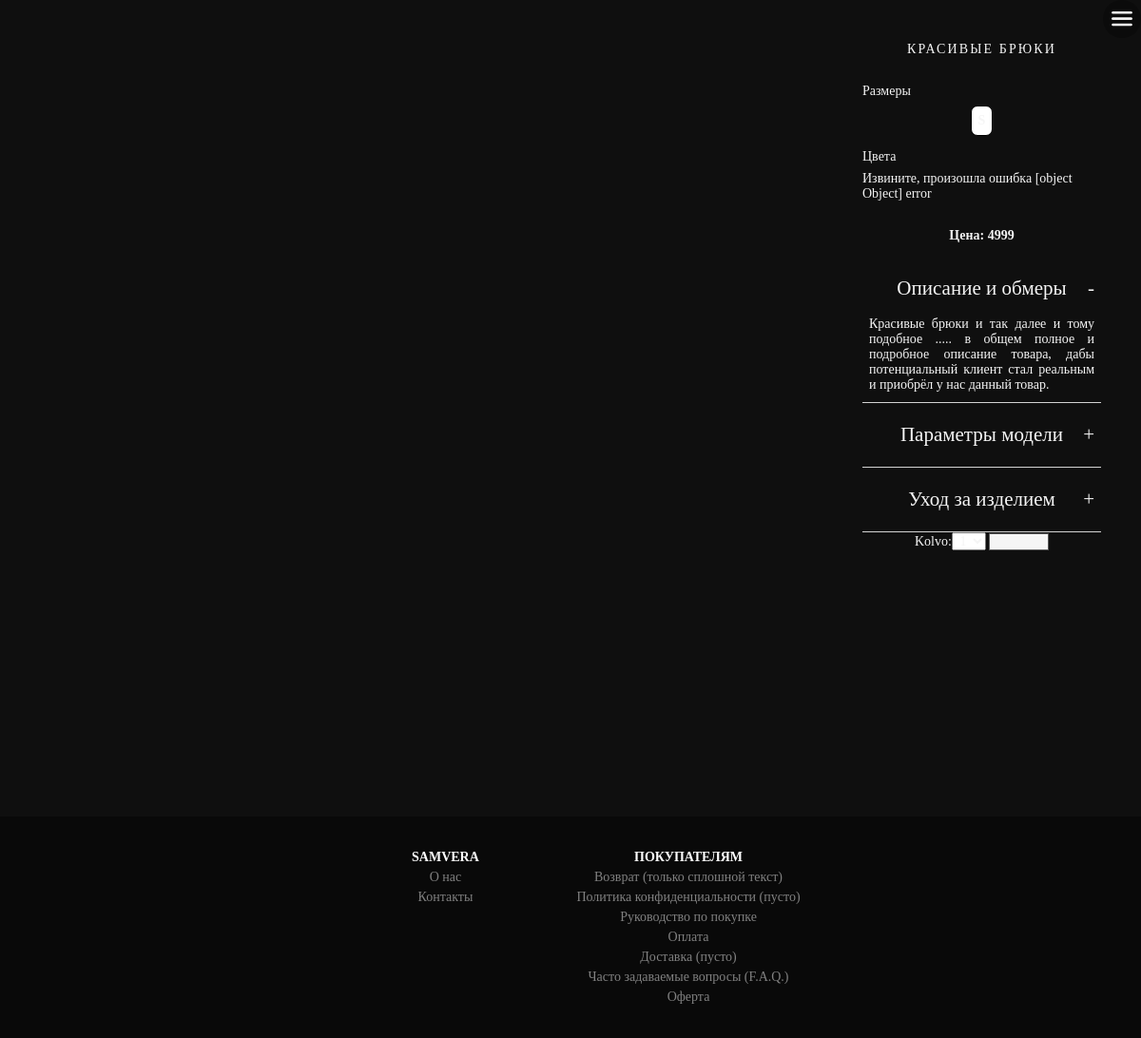
Page /thing/1/krasivye-bryuki/ on the committed database.
### app/models.py (models this page shows, shortened)
class Tovar(models.Model):
    kod = models.UUIDField(default=uuid.uuid1)
    title = models.CharField("Название изделия", db_index=True, max_length=50)
    slug = models.SlugField("url адресс товара", db_index=True, max_length=50, unique=True, blank=True)
    descr = models.TextField("Описание товара")
    uhod = models.TextField("Уход за изделием")
    sebestoimost = models.PositiveIntegerField("Себестоимость товара")
    cost = models.PositiveIntegerField("Цена для клиента", default=5000)
    data_create = models.DateField("Дата добавления товара", auto_now_add=True)
    hidden = models.BooleanField("Видимость для покупателя", help_text="Признак видимости товара на сайте", default=True)
    category = models.ForeignKey(Category, on_delete=models.CASCADE, default=1, related_name='tovaritems', verbose_name='Категория товара')
    collection = models.ForeignKey(Collection, on_delete=models.CASCADE, null=True, blank=True, default=1, related_name='collectionparts', verbose_name='В составе коллекции')
    @property
    def random_image(self):
        v = Variaciya.objects.filter(tovar=self.id).order_by('?')[:1]
        g = Gallery.objects.filter(product=v[0].id).order_by('?')[:1]
        if g.count() == 0:
            return "gallery/no_image.png"
        else:
            return g[0].image
    def count_var(self):
        vars = Variaciya.objects.filter(tovar=self)
        return vars.count()
    count_var.short_description = 'Кол-во вариаций'
    def sizes(self):
        s = ""
        vs = self.variacii.values('size').annotate(Count('id')).order_by()
        print("vs = ", vs)
        for i in vs:
            print("I = ", i)
            sz = i['size']
            s=s+f'<div id="size-{sz}" data-tovar="{self.id}" data-size="{sz}" style="padding: .5rem; background: 1px solid gray; border-radius: .5rem;">{sz}</div>'
        return s
    class Meta:
        ordering = ['title']
        index_together = [
            ['id', 'slug']
        ]
        verbose_name = "Изделие"
        verbose_name_plural = "Изделия"

### app/views/views.py (the view)
# urls.py: path('thing/<int:id>/<str:slug>/', views.thing, name='thing'),
def thing(request, id, slug):
    t = get_object_or_404(models.Tovar, pk=id, slug=slug, hidden=True, variacii__in_variacii__consignments__closed = True)
    assert isinstance(request, HttpRequest)
    cart_product_form = CartAddProductForm()
    return render(
        request,
        'app/catalog/thing.html',
        {
            'message':t.title,
            'thing': t,
            'title':'Карточка товара',
            'year':year(),
            'cart_product_form': cart_product_form
        }
    )

### cart/forms.py
class CartAddProductForm(forms.Form):
    kolvo = forms.TypedChoiceField(choices=PRODUCT_QUANTITY_CHOICES, coerce=int)
    update = forms.BooleanField(required=False, initial=False, widget=forms.HiddenInput)

### app/context_processors.py (called while the page is built)
def categories(request):
    return {'categories': Category.objects.all()}

def collections(request):
    return {'collections': Collection.objects.all()}

### app/models.py (called while the page is built)
    def __str__(self):
        return self.title

    def get_absolute_url(self):
        return reverse('tovarbycollection', args=[self.slug])

    def __str__(self):
        return self.title

    def get_absolute_url(self):
        return reverse('tovarbycategory', args=[self.slug])

### app/views/views.py (called while the page is built)
def year():
    return "2019 - " + str(datetime.now().year)

### cart/cart.py (called while the page is built)
    def __len__(self):
        return sum(item['kolvo'] for item in self.cart.values())

### cart/context_processors.py (called while the page is built)
def cart(request):
    return {'cart': Cart(request)}

### app/templates/app/catalog/thing.html (shortened to what this page needs)
{% extends "app/layout.html" %}
{% load staticfiles %}
{% block css %}
<link rel="stylesheet" type="text/css" href="{% static 'app/content/css/flickity-docs.css' %}" />
<link rel="stylesheet" type="text/css" href="{% static 'app/content/css/account/account.css' %}" />
<link rel="stylesheet" type="text/css" href="{% static 'app/content/css/catalog/catalog.css' %}" />
{% endblock %}
{% block content %}
<div class="main_content">
    <div class="thing-content">
        <div class="info-thing">
            <div class="title">{{thing.title}}</div>
            <div class="variacii">
                <p>Размеры</p>
                <div class="sizes">{{thing.sizes|safe}}</div>
                <p>Цвета</p>
                <div class="colors">{{thing.colortile_korz|safe}}</div>
                <div class="cost">
                    <p>Цена: {{thing.cost}}</p>
                </div>
            </div>
            <div class="desc">
                <section class="ac-container">
                    <div class="">
                        <label for="ac-1">Описание и обмеры</label>
                        <article class="ac-small">
                            <p>{{thing.descr}}</p>
                        </article>
                    </div>
                    <div>
                        <label for="ac-2">Параметры модели</label>
                    </div>
                    <div>
                        <label for="ac-3">Уход за изделием</label>
                    </div>
                </section>
            </div>
            <form id="cart_product_form" action="{% url "cart:cart_add" thing.id %}" method="post">
                {{ cart_product_form }}
                <input id="btn-id" class="btn-base btn-light" type="submit" value="В корзину">
            </form>
        </div>
    </div>
</div>
{% endblock %}

### app/static/app/content/css/main.css (style rules this page uses)
.dark * { color: whitesmoke; -moz-transition: color cubic-bezier(0.22, 0.61, 0.36, 1) 0.35s; -o-transition: color cubic-bezier(0.22, 0.61, 0.36, 1) 0.35s; -webkit-transition: color cubic-bezier(0.22, 0.61, 0.36, 1) 0.35s; transition: color cubic-bezier(0.22, 0.61, 0.36, 1) 0.35s; }
.dark body { background-color: #0f0f0f; }
.dark .btn-base { border-color: #595959; background-color: whitesmoke; }
* { font-family: 'Times New Roman', Times, serif; padding: 0; margin: 0; -moz-box-sizing: border-box; -webkit-box-sizing: border-box; box-sizing: border-box; text-align: center; color: whitesmoke; font-size: 14px; text-decoration: none; }
html { scroll-behavior: smooth; }
.btn-base { border: 1px solid transparent; background-color: transparent; cursor: pointer; display: inline-block; margin: auto; }
form { min-width: 300px; }
.main_content { margin: auto; padding: 2rem; }

### app/static/app/content/css/account/account.css (style rules this page uses)
.dark * { color: whitesmoke; -moz-transition: color cubic-bezier(0.22, 0.61, 0.36, 1) 0.35s; -o-transition: color cubic-bezier(0.22, 0.61, 0.36, 1) 0.35s; -webkit-transition: color cubic-bezier(0.22, 0.61, 0.36, 1) 0.35s; transition: color cubic-bezier(0.22, 0.61, 0.36, 1) 0.35s; }
.dark body { background-color: #0f0f0f; }
.dark .btn-base { border-color: #595959; background-color: whitesmoke; }
.main_content { max-width: 1200px !important; }
.ac-container > div { padding: .5rem; border-bottom: 1px solid lightgray; text-align: left; }
.ac-container label { cursor: pointer; font-weight: 300; font-size: 1.5rem; display: block; width: 100%; position: relative; margin: 1rem 0; }
.ac-container > div > label:after { content: "+"; float: right; font-size: 1.5rem; position: absolute; right: 0rem; }
.ac-container article { margin-top: 1rem 0; overflow: hidden; max-height: 0px; position: relative; margin: auto; overflow-x: auto; -webkit-transition: max-height 0.3s ease-in-out; -moz-transition: max-height 0.3s ease-in-out; -o-transition: max-height 0.3s ease-in-out; -ms-transition: max-height 0.3s ease-in-out; transition: max-height 0.3s ease-in-out; }
.ac-container article p { padding: .225rem 0px; text-align: justify; }
.ac-container input:checked + label, .ac-container input:checked + label:hover { -webkit-transition: font-weight 1s linear; -moz-transition: font-weight 1s linear; -o-transition: font-weight 1s linear; -ms-transition: font-weight 1s linear; transition: font-weight 1s linear; }
.ac-container input:checked ~ article { max-height: 3000px; height: auto; -webkit-transition: max-height 0.5s ease-in-out; -moz-transition: max-height 0.5s ease-in-out; -o-transition: max-height 0.5s ease-in-out; -ms-transition: max-height 0.5s ease-in-out; transition: max-height 0.5s ease-in-out; }
.ac-container input:checked ~ label:after { content: "-"; }

### app/static/app/content/css/catalog/catalog.css (style rules this page uses)
.dark * { color: whitesmoke; -moz-transition: color cubic-bezier(0.22, 0.61, 0.36, 1) 0.35s; -o-transition: color cubic-bezier(0.22, 0.61, 0.36, 1) 0.35s; -webkit-transition: color cubic-bezier(0.22, 0.61, 0.36, 1) 0.35s; transition: color cubic-bezier(0.22, 0.61, 0.36, 1) 0.35s; }
.dark body { background-color: #0f0f0f; }
.dark .btn-base { border-color: #595959; background-color: whitesmoke; }
.thing-content { z-index: 2; display: grid; grid-gap: 2rem; grid-template-columns: 3fr 1fr; align-items: flex-start; }
.thing-content .title { letter-spacing: 0.15rem; font-weight: 300; text-transform: uppercase; margin-bottom: 2rem; }
.thing-content .info-thing { padding: 0 1rem; position: sticky; top: 0px; height: auto; }
.thing-content .desc, .thing-content .variacii { align-self: baseline; }
.thing-content .variacii > p { font-weight: 300; text-align: left; }
.thing-content .variacii .sizes { padding: .5rem 0 1rem 0; -webkit-justify-content: center; justify-content: center; display: flex; }
.thing-content .variacii .sizes > div { border: 1px solid transparent; display: inline-block; margin: 0 .5rem; }
.thing-content .variacii .sizes .size-select { background-color: white; font-weight: bold; border: 1px solid black; }
.thing-content .variacii .colors { display: flex; justify-content: center; padding: .5rem 0 1rem 0; text-align: left; }
.thing-content .variacii .cost { margin: 1rem 0; font-weight: bold; }
#cart_product_form { min-width: 40px; }

### rows in the picture
Tovar: title "КРАСИВЫЕ БРЮКИ", cost "4999", descr "Красивые брюки и так далее и тому подобное ..... в общем полное и подробное описание товара, дабы потенциальный клиент стал реальным и приобрёл у нас данный товар."
